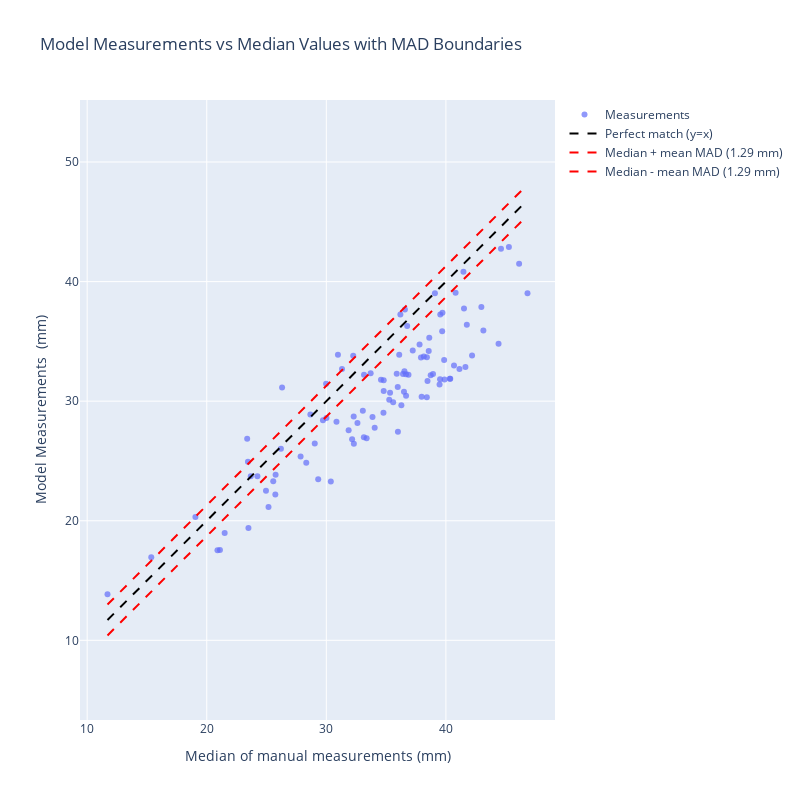

Notebook cell for this chart:
### Code cell
import plotly.graph_objects as go
import numpy as np

# Get min and max for diagonal lines
min_val = min(df['media_all'].min(), df['length_Length_fov(mm)'].min())
max_val = max(df['media_all'].max(), df['length_Length_fov(mm)'].max())
x = np.linspace(min_val, max_val, 100)

# Calculate median MAD value
median_mad = df['MAD_all'].mean()

# Create scatter plot
scatter = go.Scatter(
    x=df['media_all'],
    y=df['length_Length_fov(mm)'],
    mode='markers',
    name='Measurements',
    text=df.apply(lambda row: f"Image: {row['meas_image_name']}<br>Prawn ID: {row['length_PrawnID']}", axis=1),
    hoverinfo='text+x+y',
    marker=dict(opacity=0.7)
)

# Create diagonal lines
diag = go.Scatter(x=x, y=x, mode='lines', name='Perfect match (y=x)', 
                 line=dict(color='black', dash='dash'))
upper = go.Scatter(x=x, y=x + median_mad, mode='lines', 
                  name=f'Median + mean MAD ({median_mad:.2f} mm)',
                  line=dict(color='red', dash='dash'))
lower = go.Scatter(x=x, y=x - median_mad, mode='lines',
                  name=f'Median - mean MAD ({median_mad:.2f} mm)', 
                  line=dict(color='red', dash='dash'))

# Calculate percentage within bounds
within_bounds = ((df['length_Length_fov(mm)'] <= df['media_all'] + median_mad) & 
                 (df['length_Length_fov(mm)'] >= df['media_all'] - median_mad)).mean() * 100

# Create layout
layout = go.Layout(
    title='Model Measurements vs Median Values with MAD Boundaries',
    xaxis_title='Median of manual measurements (mm)',
    yaxis_title='Model Measurements  (mm)',
    showlegend=True,
    
    width=800,
    height=800
)

# Create figure and add traces
fig = go.Figure(data=[scatter, diag, upper, lower], layout=layout)

# Update layout for equal aspect ratio
fig.update_layout(
    yaxis=dict(
        scaleanchor="x",
        scaleratio=1
    )
)

fig.show()

### Figure 1 — Plotly figure (JSON) as saved in the notebook; plotly's stock layout.template omitted (floating-point values rounded to 4 significant figures)
{"data": [{"hoverinfo": "text+x+y", "marker": {"opacity": 0.7}, "mode": "markers", "name": "Measurements", "text": ["Image: undistorted_GX010067_33_625.jpg_gamma_obj3_cropped0.0593677_0.723095<br>Prawn ID: Prawn_3", "Image: undistorted_GX010067_33_625.jpg_gamma_obj1_cropped0.272177_0.696292<br>Prawn ID: Prawn_2", "Image: undistorted_GX010067_33_625.jpg_gamma_obj0_cropped0.600462_0.2647<br>Prawn ID: Prawn_0", "Image: undistorted_GX010067_33_625.jpg_gamma_obj2_cropped0.730074_0.668993<br>Prawn ID: Prawn_1", "Image: undistorted_GX010068_26_666.jpg_gamma_obj2_cropped0.644743_0.8728269999999999<br>Prawn ID: Prawn_2", "Image: undistorted_GX010069_19_191.jpg_gamma_obj1_cropped0.165613_0.393015<br>Prawn ID: Prawn_0", "Image: undistorted_GX010069_19_191.jpg_gamma_obj0_cropped0.637446_0.168811<br>Prawn ID: Prawn_1", "Image: undistorted_GX010069_19_191.jpg_gamma_obj2_cropped0.680402_0.8831689999999999<br>Prawn ID: Prawn_3", "Image: undistorted_GX010069_53_796.jpg_gamma_obj1_cropped0.63723_0.18312999999999996<br>Prawn ID: Prawn_0", "Image: undistorted_GX010069_53_796.jpg_gamma_obj0_cropped0.82672_0.699938<br>Prawn ID: Prawn_1", "Image: undistorted_GX010073_42_695.jpg_gamma_obj1_cropped0.233215_0.16234<br>Prawn ID: Prawn_0", "Image: undistorted_GX010073_55_1014.jpg_gamma_obj1_cropped0.589214_0.213622<br>Prawn ID: Prawn_0", "Image: undistorted_GX010073_55_1014.jpg_gamma_obj0_cropped0.305851_0.646811<br>Prawn ID: Prawn_3", "Image: undistorted_GX010073_55_1014.jpg_gamma_obj2_cropped0.577343_0.508345<br>Prawn ID: Prawn_2", "Image: undistorted_GX010077_14_237.jpg_gamma_obj1_cropped0.807605_0.751737<br>Prawn ID: Prawn_2", "Image: undistorted_GX010077_14_237.jpg_gamma_obj0_cropped0.444795_0.521214<br>Prawn ID: Prawn_1", "Image: undistorted_GX010077_14_237.jpg_gamma_obj2_cropped0.369629_0.12261<br>Prawn ID: Prawn_0", "Image: undistorted_GX010080_157_2283.jpg_gamma_obj1_cropped0.318029_0.7344440000000001<br>Prawn ID: Prawn_4", "Image: undistorted_GX010080_157_2283.jpg_gamma_obj0_cropped0.484674_0.458543<br>Prawn ID: Prawn_3", "Image: undistorted_GX010080_157_2283.jpg_gamma_obj5_cropped0.558066_0.0813684<br>Prawn ID: Prawn_1", "Image: undistorted_GX010080_193_2640.jpg_gamma_obj1_cropped0.641363_0.187963<br>Prawn ID: Prawn_1", "Image: undistorted_GX010080_212_2954.jpg_gamma_obj1_cropped0.715335_0.24153<br>Prawn ID: Prawn_1", "Image: undistorted_GX010080_212_2954.jpg_gamma_obj0_cropped0.45727500000000004_0.41336199999999995<br>Prawn ID: Prawn_0", "Image: undistorted_GX010080_237_3366.jpg_gamma_obj1_cropped0.786939_0.100473<br>Prawn ID: Prawn_2", "Image: undistorted_GX010080_237_3366.jpg_gamma_obj4_cropped0.278897_0.164793<br>Prawn ID: Prawn_0", "Image: undistorted_GX010080_237_3366.jpg_gamma_obj0_cropped0.673871_0.3498629999999999<br>Prawn ID: Prawn_3", "Image: undistorted_GX010080_238_3392.jpg_gamma_obj3_cropped0.267366_0.374916<br>Prawn ID: Prawn_0", "Image: undistorted_GX010080_238_3392.jpg_gamma_obj1_cropped0.473451_0.308475<br>Prawn ID: Prawn_1", "Image: undistorted_GX010080_238_3392.jpg_gamma_obj6_cropped0.575557_0.0703528<br>Prawn ID: Prawn_2", "Image: undistorted_GX010080_238_3392.jpg_gamma_obj0_cropped0.608277_0.630681<br>Prawn ID: Prawn_4", "Image: undistorted_GX010082_236_3137.jpg_gamma_obj1_cropped0.476971_0.301475<br>Prawn ID: Prawn_1", "Image: undistorted_GX010082_236_3137.jpg_gamma_obj4_cropped0.160209_0.848813<br>Prawn ID: Prawn_3", "Image: undistorted_GX010082_236_3137.jpg_gamma_obj0_cropped0.732077_0.556452<br>Prawn ID: Prawn_2", "Image: undistorted_GX010082_236_3137.jpg_gamma_obj2_cropped0.05702410000000001_0.264227<br>Prawn ID: Prawn_0", "Image: undistorted_GX010082_53_796.jpg_gamma_obj0_cropped0.352716_0.58456<br>Prawn ID: Prawn_1", "Image: undistorted_GX010082_65_1070.jpg_gamma_obj1_cropped0.8137599999999999_0.256097<br>Prawn ID: Prawn_1", "Image: undistorted_GX010082_65_1070.jpg_gamma_obj0_cropped0.487806_0.214278<br>Prawn ID: Prawn_0", "Image: undistorted_GX010082_65_1070.jpg_gamma_obj2_cropped0.700407_0.878715<br>Prawn ID: Prawn_2", "Image: undistorted_GX010082_8_59.jpg_gamma_obj3_cropped0.320508_0.590259<br>Prawn ID: Prawn_4", "Image: undistorted_GX010082_8_59.jpg_gamma_obj1_cropped0.467129_0.147647<br>Prawn ID: Prawn_1", "Image: undistorted_GX010082_8_59.jpg_gamma_obj6_cropped0.259021_0.829126<br>Prawn ID: Prawn_5", "Image: undistorted_GX010084_130_1748.jpg_gamma_obj3_cropped0.731519_0.587507<br>Prawn ID: Prawn_1", "Image: undistorted_GX010084_130_1748.jpg_gamma_obj1_cropped0.176565_0.634902<br>Prawn ID: Prawn_3", "Image: undistorted_GX010084_130_1748.jpg_gamma_obj2_cropped0.357819_0.4446010000000001<br>Prawn ID: Prawn_2", "Image: undistorted_GX010084_30_344.jpg_gamma_obj3_cropped0.03599_0.301817<br>Prawn ID: Prawn_0", "Image: undistorted_GX010084_30_344.jpg_gamma_obj1_cropped0.810401_0.21446000000000004<br>Prawn ID: Prawn_2", "Image: undistorted_GX010084_30_344.jpg_gamma_obj0_cropped0.61008_0.44459<br>Prawn ID: Prawn_3", "Image: undistorted_GX010084_30_344.jpg_gamma_obj5_cropped0.21105199999999996_0.0952912<br>Prawn ID: Prawn_1", "Image: undistorted_GX010084_30_344.jpg_gamma_obj2_cropped0.207125_0.521242<br>Prawn ID: Prawn_5", "Image: undistorted_GX010085_261_3610.jpg_gamma_obj0_cropped0.7936910000000001_0.153409<br>Prawn ID: Prawn_1", "Image: undistorted_GX010085_263_3738.jpg_gamma_obj3_cropped0.522785_0.8216189999999999<br>Prawn ID: Prawn_3", "Image: undistorted_GX010085_263_3738.jpg_gamma_obj0_cropped0.620592_0.102143<br>Prawn ID: Prawn_1", "Image: undistorted_GX010085_263_3738.jpg_gamma_obj2_cropped0.506432_0.382421<br>Prawn ID: Prawn_2", "Image: undistorted_GX010088_209_2904.jpg_gamma_obj1_cropped0.706544_0.162394<br>Prawn ID: Prawn_0", "Image: undistorted_GX010088_262_3712.jpg_gamma_obj3_cropped0.498417_0.390083<br>Prawn ID: Prawn_2", "Image: undistorted_GX010088_262_3712.jpg_gamma_obj4_cropped0.589329_0.508396<br>Prawn ID: Prawn_3", "Image: undistorted_GX010088_262_3712.jpg_gamma_obj0_cropped0.483077_0.7415270000000002<br>Prawn ID: Prawn_5", "Image: undistorted_GX010088_327_4364.jpg_gamma_obj1_cropped0.10054299999999998_0.59776<br>Prawn ID: Prawn_2", "Image: undistorted_GX010089_11_236.jpg_gamma_obj3_cropped0.651187_0.840038<br>Prawn ID: Prawn_3", "Image: undistorted_GX010089_11_236.jpg_gamma_obj1_cropped0.856459_0.40323700000000007<br>Prawn ID: Prawn_2", "Image: undistorted_GX010089_11_236.jpg_gamma_obj0_cropped0.382488_0.357011<br>Prawn ID: Prawn_0", "Image: undistorted_GX010089_11_236.jpg_gamma_obj2_cropped0.49302100000000004_0.456011<br>Prawn ID: Prawn_1", "Image: undistorted_GX010090_132_1852.jpg_gamma_obj1_cropped0.290046_0.866326<br>Prawn ID: Prawn_1", "Image: undistorted_GX010090_132_1852.jpg_gamma_obj0_cropped0.593174_0.420704<br>Prawn ID: Prawn_0", "Image: undistorted_GX010091_5_149.jpg_gamma_obj6_cropped0.46567000000000003_0.839688<br>Prawn ID: Prawn_3", "Image: undistorted_GX010091_5_149.jpg_gamma_obj2_cropped0.107193_0.133569<br>Prawn ID: Prawn_0", "Image: undistorted_GX010094_163_2312.jpg_gamma_obj0_cropped0.390596_0.828977<br>Prawn ID: Prawn_0", "Image: undistorted_GX010094_24_430.jpg_gamma_obj1_cropped0.736605_0.309247<br>Prawn ID: Prawn_1", "Image: undistorted_GX010094_93_1258.jpg_gamma_obj0_cropped0.375379_0.184899<br>Prawn ID: Prawn_1", "Image: undistorted_GX010094_9_129.jpg_gamma_obj0_cropped0.387875_0.717031<br>Prawn ID: Prawn_0", "Image: undistorted_GX010096_107_1571.jpg_gamma_obj0_cropped0.574301_0.46668699999999996<br>Prawn ID: Prawn_0", "Image: undistorted_GX010097_105_1651.jpg_gamma_obj1_cropped0.511395_0.17872<br>Prawn ID: Prawn_0", "Image: undistorted_GX010097_105_1651.jpg_gamma_obj0_cropped0.878674_0.21296999999999996<br>Prawn ID: Prawn_1", "Image: undistorted_GX010097_124_1870.jpg_gamma_obj1_cropped0.329382_0.313961<br>Prawn ID: Prawn_0", "Image: undistorted_GX010097_124_1870.jpg_gamma_obj0_cropped0.267264_0.7945769999999999<br>Prawn ID: Prawn_1", "Image: undistorted_GX010097_32_528.jpg_gamma_obj1_cropped0.661415_0.316431<br>Prawn ID: Prawn_1", "Image: undistorted_GX010097_32_528.jpg_gamma_obj0_cropped0.691401_0.0580572<br>Prawn ID: Prawn_0", "Image: undistorted_GX010097_32_528.jpg_gamma_obj2_cropped0.8317550000000001_0.863504<br>Prawn ID: Prawn_2", "Image: undistorted_GX010097_60_1080.jpg_gamma_obj1_cropped0.359558_0.734083<br>Prawn ID: Prawn_1", "Image: undistorted_GX010097_60_1080.jpg_gamma_obj2_cropped0.496912_0.391393<br>Prawn ID: Prawn_0", "Image: undistorted_GX010101_12_173.jpg_gamma_obj0_cropped0.613399_0.332871<br>Prawn ID: Prawn_0", "Image: undistorted_GX010102_50_1396.jpg_gamma_obj0_cropped0.742883_0.283068<br>Prawn ID: Prawn_0", "Image: undistorted_GX010102_9_165.jpg_gamma_obj1_cropped0.448036_0.216305<br>Prawn ID: Prawn_0", "Image: undistorted_GX010102_9_165.jpg_gamma_obj0_cropped0.42886599999999997_0.855079<br>Prawn ID: Prawn_4", "Image: undistorted_GX010102_9_165.jpg_gamma_obj2_cropped0.4502630000000001_0.499096<br>Prawn ID: Prawn_3", "Image: undistorted_GX010105_28_816.jpg_gamma_obj1_cropped0.647012_0.216644<br>Prawn ID: Prawn_0", "Image: undistorted_GX010105_28_816.jpg_gamma_obj0_cropped0.76104_0.157493<br>Prawn ID: Prawn_1", "Image: undistorted_GX010157_177_2665.jpg_gamma_obj0_cropped0.310833_0.527406<br>Prawn ID: Prawn_0", "Image: undistorted_GX010161_54_676.jpg_gamma.jpg_gamma_obj0_cropped0.699212_0.356008<br>Prawn ID: Prawn_0", "Image: undistorted_GX010162_72_927.jpg_gamma.jpg_gamma_obj0_cropped0.440538_0.563871<br>Prawn ID: Prawn_0", "Image: undistorted_GX010169_121_1249_obj0_cropped0.50692_0.339794<br>Prawn ID: Prawn_0", "Image: undistorted_GX010174_104_1236_obj0_cropped0.869861_0.531581<br>Prawn ID: Prawn_0", "Image: undistorted_GX010174_62_790.jpg_gamma_obj0_cropped0.726009_0.427389<br>Prawn ID: Prawn_0", "Image: undistorted_GX010178_114_2258_obj0_cropped0.86194_0.0996985<br>Prawn ID: Prawn_0", "Image: undistorted_GX010178_189_3987.jpg_gamma_obj1_cropped0.312475_0.136874<br>Prawn ID: Prawn_0", "Image: undistorted_GX010178_189_3987.jpg_gamma_obj0_cropped0.815087_0.280456<br>Prawn ID: Prawn_1", "Image: undistorted_GX010179_88_1697.jpg_gamma_obj0_cropped0.705352_0.444284<br>Prawn ID: Prawn_0", "Image: undistorted_GX010180_99_1788_obj0_cropped0.43788_0.339204<br>Prawn ID: Prawn_0", "Image: undistorted_GX010181_101_1542_obj0_cropped0.768259_0.257719<br>Prawn ID: Prawn_0", "Image: undistorted_GX010183_128_2852.jpg_gamma_obj1_cropped0.10659999999999999_0.73272<br>Prawn ID: Prawn_1", "Image: undistorted_GX010183_37_685.jpg_gamma_obj1_cropped0.8260990000000001_0.354157<br>Prawn ID: Prawn_1"], "type": "scatter", "x": [25.74, 46.82, 41.51, 32.16, 37.8, 33.71, 35.33, 35.26, 39.53, 39.08, 29.32, 39.89, 33.14, 33.37, 36.67, 36.41, 23.45, 38.92, 32.25, 38.73, 38.15, 36.53, 34.57, 32.6, 36.57, 40.68, 38.46, 37.97, 33.15, 36.76, 37.23, 23.68, 42.97, 24.24, 25.16, 40.81, 28.66, 36.1, 30.01, 38.41, 29.03, 39.47, 36.28, 31.31, 29.98, 36.87, 35.89, 32.29, 30.97, 43.14, 31.87, 41.13, 34.8, 35.59, 40.33, 40.36, 39.85, 41.63, 15.36, 27.85, 25.76, 23.49, 34.8, 36.19, 11.7, 21.1, 41.75, 38.61, 37.91, 26.2, 36.49, 38.56, 41.47, 35.97, 30.85, 23.38, 44.61, 34.78, 24.95, 42.19, 46.12, 39.51, 29.72, 19.05, 20.9, 21.5, 26.3, 34.04, 33.05, 30.38, 35.99, 32.3, 38.4, 45.27, 33.86, 44.4, 39.71, 36.66, 39.69, 28.32, 25.56], "y": [22.2, 39.03, 37.75, 26.81, 34.74, 32.33, 30.7, 30.12, 37.25, 39.03, 23.47, 31.81, 26.99, 26.89, 30.45, 32.28, 24.94, 32.28, 33.8, 32.16, 33.73, 32.5, 31.78, 28.18, 37.67, 32.99, 31.68, 30.37, 32.21, 36.29, 34.23, 23.73, 37.88, 23.73, 21.16, 39.08, 28.89, 33.89, 28.59, 33.67, 26.46, 31.4, 29.66, 32.68, 31.45, 32.2, 32.3, 28.72, 33.89, 35.91, 27.57, 32.68, 31.75, 29.91, 31.88, 31.88, 33.45, 32.86, 16.95, 25.36, 23.84, 19.39, 30.86, 37.24, 13.85, 17.56, 36.39, 35.3, 33.65, 26.01, 30.79, 34.2, 40.82, 31.19, 28.28, 26.86, 42.75, 29.03, 22.51, 33.82, 41.48, 31.83, 28.4, 20.31, 17.54, 18.97, 31.15, 27.78, 29.21, 23.29, 27.45, 26.43, 30.33, 42.89, 28.69, 34.81, 37.4, 32.25, 35.84, 24.86, 23.31]}, {"line": {"color": "black", "dash": "dash"}, "mode": "lines", "name": "Perfect match (y=x)", "type": "scatter", "x": [11.7, 12.05, 12.41, 12.76, 13.12, 13.47, 13.83, 14.18, 14.54, 14.89, 15.25, 15.6, 15.96, 16.31, 16.67, 17.02, 17.38, 17.73, 18.09, 18.44, 18.8, 19.15, 19.5, 19.86, 20.21, 20.57, 20.92, 21.28, 21.63, 21.99, 22.34, 22.7, 23.05, 23.41, 23.76, 24.12, 24.47, 24.83, 25.18, 25.54, 25.89, 26.25, 26.6, 26.96, 27.31, 27.67, 28.02, 28.37, 28.73, 29.08, 29.44, 29.79, 30.15, 30.5, 30.86, 31.21, 31.57, 31.92, 32.28, 32.63, 32.99, 33.34, 33.7, 34.05, 34.41, 34.76, 35.12, 35.47, 35.83, 36.18, 36.54, 36.89, 37.24, 37.6, 37.95, 38.31, 38.66, 39.02, 39.37, 39.73, 40.08, 40.44, 40.79, 41.15, 41.5, 41.86, 42.21, 42.57, 42.92, 43.28, 43.63, 43.99, 44.34, 44.7, 45.05, 45.41, 45.76, 46.11, 46.47, 46.82], "y": [11.7, 12.05, 12.41, 12.76, 13.12, 13.47, 13.83, 14.18, 14.54, 14.89, 15.25, 15.6, 15.96, 16.31, 16.67, 17.02, 17.38, 17.73, 18.09, 18.44, 18.8, 19.15, 19.5, 19.86, 20.21, 20.57, 20.92, 21.28, 21.63, 21.99, 22.34, 22.7, 23.05, 23.41, 23.76, 24.12, 24.47, 24.83, 25.18, 25.54, 25.89, 26.25, 26.6, 26.96, 27.31, 27.67, 28.02, 28.37, 28.73, 29.08, 29.44, 29.79, 30.15, 30.5, 30.86, 31.21, 31.57, 31.92, 32.28, 32.63, 32.99, 33.34, 33.7, 34.05, 34.41, 34.76, 35.12, 35.47, 35.83, 36.18, 36.54, 36.89, 37.24, 37.6, 37.95, 38.31, 38.66, 39.02, 39.37, 39.73, 40.08, 40.44, 40.79, 41.15, 41.5, 41.86, 42.21, 42.57, 42.92, 43.28, 43.63, 43.99, 44.34, 44.7, 45.05, 45.41, 45.76, 46.11, 46.47, 46.82]}, {"line": {"color": "red", "dash": "dash"}, "mode": "lines", "name": "Median + mean MAD (1.29 mm)", "type": "scatter", "x": [11.7, 12.05, 12.41, 12.76, 13.12, 13.47, 13.83, 14.18, 14.54, 14.89, 15.25, 15.6, 15.96, 16.31, 16.67, 17.02, 17.38, 17.73, 18.09, 18.44, 18.8, 19.15, 19.5, 19.86, 20.21, 20.57, 20.92, 21.28, 21.63, 21.99, 22.34, 22.7, 23.05, 23.41, 23.76, 24.12, 24.47, 24.83, 25.18, 25.54, 25.89, 26.25, 26.6, 26.96, 27.31, 27.67, 28.02, 28.37, 28.73, 29.08, 29.44, 29.79, 30.15, 30.5, 30.86, 31.21, 31.57, 31.92, 32.28, 32.63, 32.99, 33.34, 33.7, 34.05, 34.41, 34.76, 35.12, 35.47, 35.83, 36.18, 36.54, 36.89, 37.24, 37.6, 37.95, 38.31, 38.66, 39.02, 39.37, 39.73, 40.08, 40.44, 40.79, 41.15, 41.5, 41.86, 42.21, 42.57, 42.92, 43.28, 43.63, 43.99, 44.34, 44.7, 45.05, 45.41, 45.76, 46.11, 46.47, 46.82], "y": [12.99, 13.34, 13.7, 14.05, 14.41, 14.76, 15.12, 15.47, 15.83, 16.18, 16.54, 16.89, 17.25, 17.6, 17.96, 18.31, 18.67, 19.02, 19.38, 19.73, 20.08, 20.44, 20.79, 21.15, 21.5, 21.86, 22.21, 22.57, 22.92, 23.28, 23.63, 23.99, 24.34, 24.7, 25.05, 25.41, 25.76, 26.12, 26.47, 26.83, 27.18, 27.54, 27.89, 28.25, 28.6, 28.95, 29.31, 29.66, 30.02, 30.37, 30.73, 31.08, 31.44, 31.79, 32.15, 32.5, 32.86, 33.21, 33.57, 33.92, 34.28, 34.63, 34.99, 35.34, 35.7, 36.05, 36.41, 36.76, 37.12, 37.47, 37.82, 38.18, 38.53, 38.89, 39.24, 39.6, 39.95, 40.31, 40.66, 41.02, 41.37, 41.73, 42.08, 42.44, 42.79, 43.15, 43.5, 43.86, 44.21, 44.57, 44.92, 45.28, 45.63, 45.98, 46.34, 46.69, 47.05, 47.4, 47.76, 48.11]}, {"line": {"color": "red", "dash": "dash"}, "mode": "lines", "name": "Median - mean MAD (1.29 mm)", "type": "scatter", "x": [11.7, 12.05, 12.41, 12.76, 13.12, 13.47, 13.83, 14.18, 14.54, 14.89, 15.25, 15.6, 15.96, 16.31, 16.67, 17.02, 17.38, 17.73, 18.09, 18.44, 18.8, 19.15, 19.5, 19.86, 20.21, 20.57, 20.92, 21.28, 21.63, 21.99, 22.34, 22.7, 23.05, 23.41, 23.76, 24.12, 24.47, 24.83, 25.18, 25.54, 25.89, 26.25, 26.6, 26.96, 27.31, 27.67, 28.02, 28.37, 28.73, 29.08, 29.44, 29.79, 30.15, 30.5, 30.86, 31.21, 31.57, 31.92, 32.28, 32.63, 32.99, 33.34, 33.7, 34.05, 34.41, 34.76, 35.12, 35.47, 35.83, 36.18, 36.54, 36.89, 37.24, 37.6, 37.95, 38.31, 38.66, 39.02, 39.37, 39.73, 40.08, 40.44, 40.79, 41.15, 41.5, 41.86, 42.21, 42.57, 42.92, 43.28, 43.63, 43.99, 44.34, 44.7, 45.05, 45.41, 45.76, 46.11, 46.47, 46.82], "y": [10.41, 10.76, 11.12, 11.47, 11.83, 12.18, 12.54, 12.89, 13.25, 13.6, 13.96, 14.31, 14.67, 15.02, 15.38, 15.73, 16.09, 16.44, 16.8, 17.15, 17.51, 17.86, 18.22, 18.57, 18.93, 19.28, 19.63, 19.99, 20.34, 20.7, 21.05, 21.41, 21.76, 22.12, 22.47, 22.83, 23.18, 23.54, 23.89, 24.25, 24.6, 24.96, 25.31, 25.67, 26.02, 26.38, 26.73, 27.09, 27.44, 27.8, 28.15, 28.5, 28.86, 29.21, 29.57, 29.92, 30.28, 30.63, 30.99, 31.34, 31.7, 32.05, 32.41, 32.76, 33.12, 33.47, 33.83, 34.18, 34.54, 34.89, 35.25, 35.6, 35.96, 36.31, 36.66, 37.02, 37.37, 37.73, 38.08, 38.44, 38.79, 39.15, 39.5, 39.86, 40.21, 40.57, 40.92, 41.28, 41.63, 41.99, 42.34, 42.7, 43.05, 43.41, 43.76, 44.12, 44.47, 44.83, 45.18, 45.53]}], "layout": {"height": 800, "showlegend": true, "title": {"text": "Model Measurements vs Median Values with MAD Boundaries"}, "width": 800, "xaxis": {"title": {"text": "Median of manual measurements (mm)"}}, "yaxis": {"scaleanchor": "x", "scaleratio": 1, "title": {"text": "Model Measurements  (mm)"}}}}
